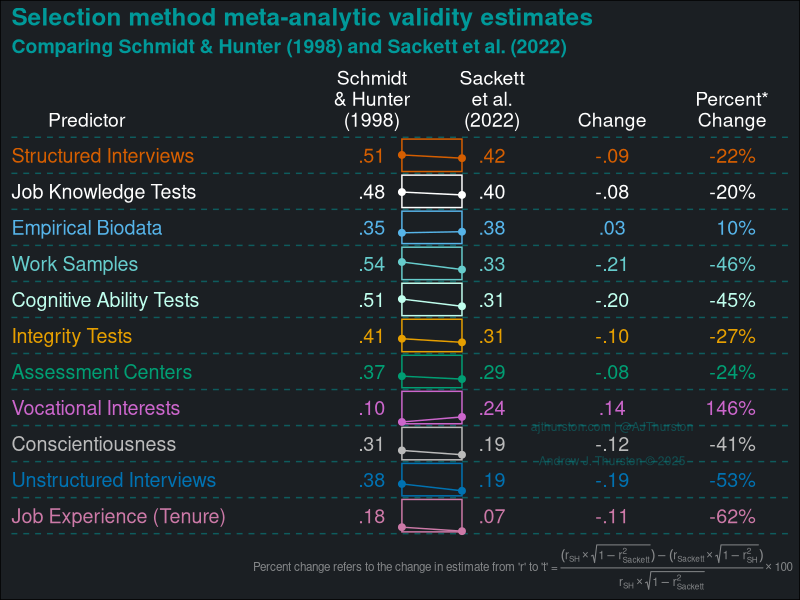
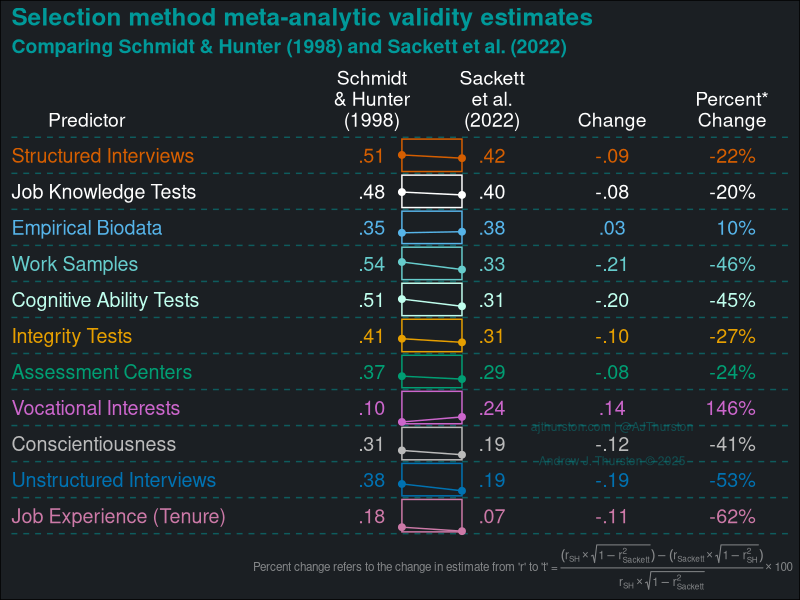

Write the R code that produced these figures, in order.
## ---- chunk 1
library(ggplot2)
library(scales)

s2022 <- read.csv("data/sackett2022.csv", header = TRUE)

trimmy <- function(x, accuracy = 2) {
  ncode <- paste0("%.", accuracy, "f")
  sub("^(-?)0.", "\\1.", sprintf(ncode, x))
}

okabe_ito <- c(
  "Structured Interviews" = "#D55E00",
  "Job Knowledge Tests" = "#FFFFFF",
  "Empirical Biodata" = "#56B4E9",
  "Work Samples" = "#66CCCC",
  "Integrity Tests" = "#E69F00",
  "Cognitive Ability Tests" = "#C0FFEE",
  "Assessment Centers" = "#009E73",
  "Vocational Interests" = "#CC66CC",
  "Conscientiousness" = "#BBBBBB",
  "Unstructured Interviews" = "#0072B2",
  "Job Experience (Tenure)" = "#CC79A7"
)

ggplot(s2022, aes(x = x_predictor, y = y + .5, color = predictor)) +
  geom_hline(yintercept = 1:12, color = "#0099997F", linetype = "dashed") +
  geom_text(aes(label = predictor), hjust = 0, size = 5) +
  geom_text(aes(x = x_lab_sh1998, label = trimmy(sh1998)), size = 5) +
  geom_text(aes(x = x_lab_sea2022, label = trimmy(sea2022)), size = 5) +
  geom_text(aes(x = x_change, label = trimmy(change)), size = 5) +
  geom_text(aes(x = x_percent, label = percent), hjust = 1, nudge_x = .2, size = 5) +
  geom_segment(aes(x = x_sh1998, xend = x_sea2022, y = y_sh1998, yend = y_sea2022)) +
  geom_point(aes(x = x_sh1998, y = y_sh1998), size = 2) +
  geom_point(aes(x = x_sea2022, y = y_sea2022), size = 2) +
  geom_rect(aes(xmin = 4.25, xmax = 4.75, ymin = y + .05, ymax = y + .95), fill = NA) +
  annotate("text", label = "ajthurston.com | @AJThurston\n\nAndrew J. Thurston © 2025", x = 6, y = 3.5, color = "#00999966", size = 3) +
  scale_color_manual(values = okabe_ito) +
  scale_x_continuous(
    limits = c(1, 7.5),
    breaks = c(1:7.5),
    expand = c(0, 0, 0, 0),
    labels = c(
      "",
      "Predictor                  ",
      "",
      "Schmidt\n& Hunter\n(1998)",
      "Sackett\net al.\n(2022)",
      "Change",
      "Percent*\nChange"
    ),
    position = "top"
  ) +
  scale_y_continuous(
    limits = c(1, 12),
    breaks = c(1:12),
    expand = c(0, .1, 0, .1)
  ) +
  labs(
    title = "Selection method meta-analytic validity estimates",
    subtitle = "Comparing Schmidt & Hunter (1998) and Sackett et al. (2022)",
    x = NULL,
    y = NULL,
    caption = expression(
  "Percent change refers to the change in estimate from 'r' to 't' = " *
  frac((r[SH] %*% sqrt(1 - r[Sackett]^2)) - (r[Sackett] %*% sqrt(1 - r[SH]^2)),
       r[SH] %*% sqrt(1 - r[Sackett]^2)) %*% 100
)
  ) +
  theme_minimal() +
  theme(
    plot.background = element_rect(fill = "#1B1F23"),
    plot.title = element_text(color = "#009999", face = "bold", size = 6.25 * 14 / 5),
    plot.subtitle = element_text(color = "#009999", face = "bold", size = 5 * 14 / 5),
    plot.caption = element_text(color = "#EFEFEF7F", size = 3 * 14 / 5),
    axis.text.y = element_blank(),
    axis.ticks.y = element_blank(),
    axis.text.x = element_text(color = "#FFFFFF", size = 5 * 14 / 5),
    panel.grid = element_blank(),
    legend.position = "none",
    panel.border = element_rect(color = "black", fill = NA, linewidth = 0)#,
    #panel.margin = unit(c(5, 0, 5, 0), units  = "mm")
    )

ggsave(
  filename = "images/sackett2022_table.png",
  plot = last_plot(),
  width = 6,
  height = 7.5,
  dpi = 300
)
